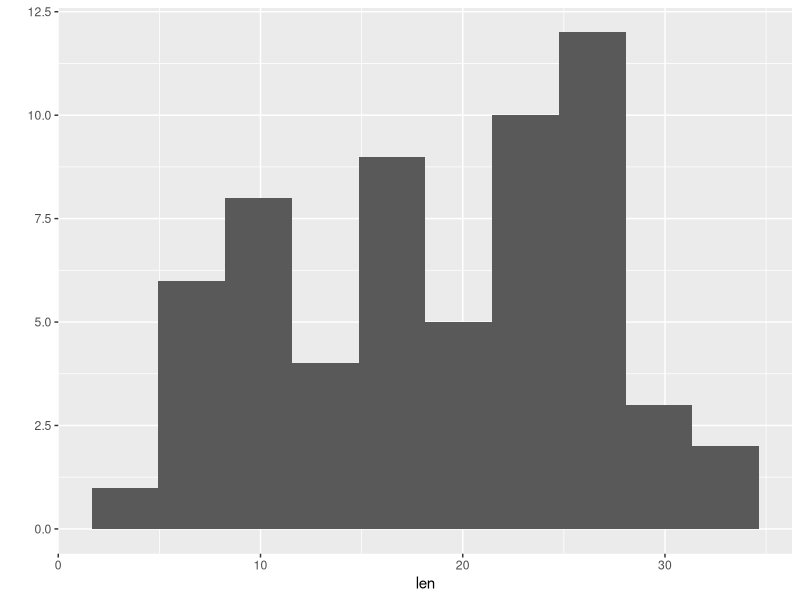
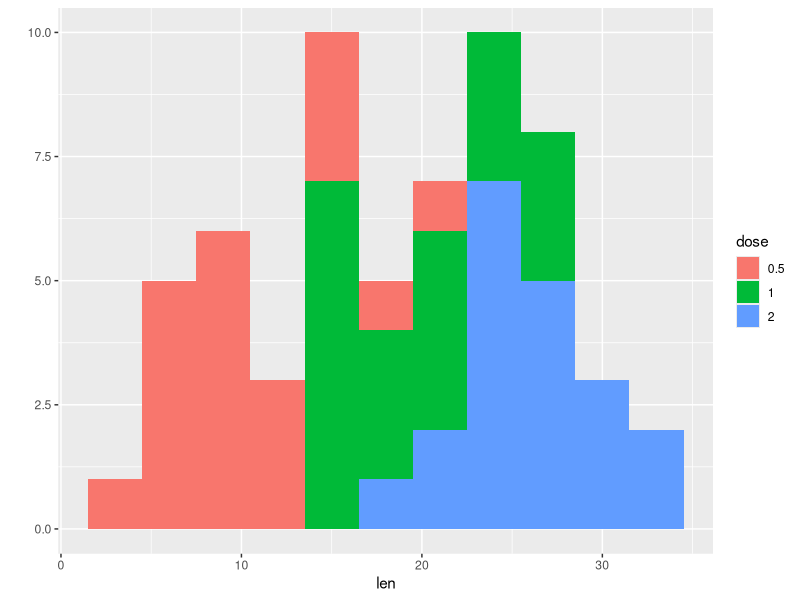
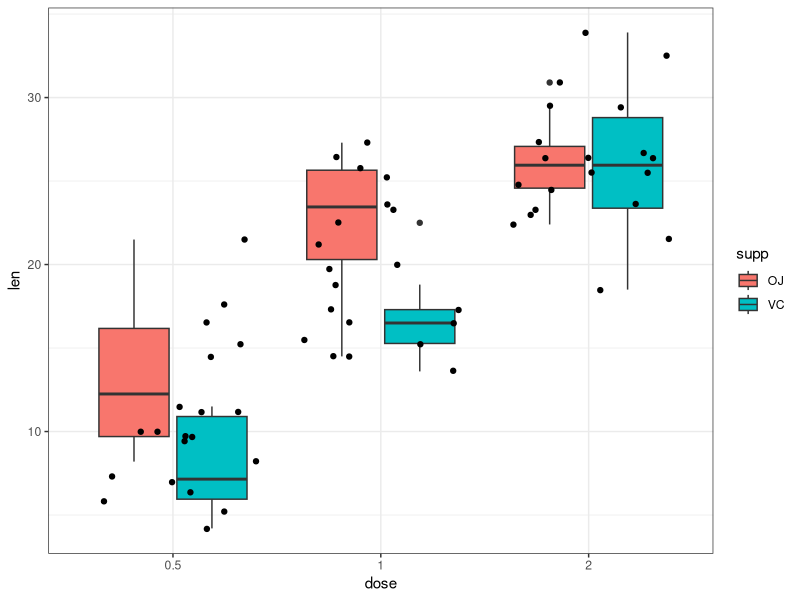

Write R code to recreate these figures, in order.

# Análises de Variância - ANOVA -------------------------------------------------------------------------------------------------------
# Autoria do script: Jeanne Franco ---------------------------------------------------------------------------------------------------------
# Data do script: 08/05/22 -----------------------------------------------------------------------------------------------------------------
# Referência: Curso Udemy ------------------------------------------------------------------------------------------------------------------

# ANOVA One Way - Unilateral ---------------------------------------------------------------------------------------------------------------

### Extensão do teste T de amostras independentes.

# Carregar pacote --------------------------------------------------------------------------------------------------------------------------

library(tidyverse)

# Carregar dados ---------------------------------------------------------------------------------------------------------------------------

dente <- ToothGrowth
dente$dose <- factor(dente$dose)

# Análise da distribuição dos dados --------------------------------------------------------------------------------------------------------

### Histogramas

qplot(x = len, data = dente, bins = 10) 
qplot(x = len, fill = dose, data = dente, binwidth = 3) 

# ANOVA One Way ----------------------------------------------------------------------------------------------------------------------------

a1 <- aov(len ~ dose, data = dente) # Modelo
summary(a1) # Resultado

TukeyHSD(a1) # Teste post hoc - Comparação entre grupos

pairwise.t.test(dente$len, dente$dose) # Vários teste t pareados

# ANOVA Two Way - Dois fatores -------------------------------------------------------------------------------------------------------------

### Análise de dois grupos - Suplemento e dose

ggplot(dente) +
  geom_boxplot(aes(x = dose, y = len, fill = supp)) +
  geom_jitter(aes(x = dose, y = len, group = supp)) +
  theme_bw()

a2 <- aov(len ~ dose + supp, data = dente) # Diferença entre grupos
summary(a2)

a3 <- aov(len ~ dose * supp, data = dente) # Diferença e interação entre grupos
summary(a3)

a4 <- aov(len ~ dose:supp, data = dente) # Somente interação entre grupos
summary(a4)

# ANOVA desbalanceada ----------------------------------------------------------------------------------------------------------------------

### Quando os grupos não apresentam o mesmo número de repetições.

library(car)

ad <- aov(len ~ dose * supp, data = dente)
Anova(ad, type = "III")
